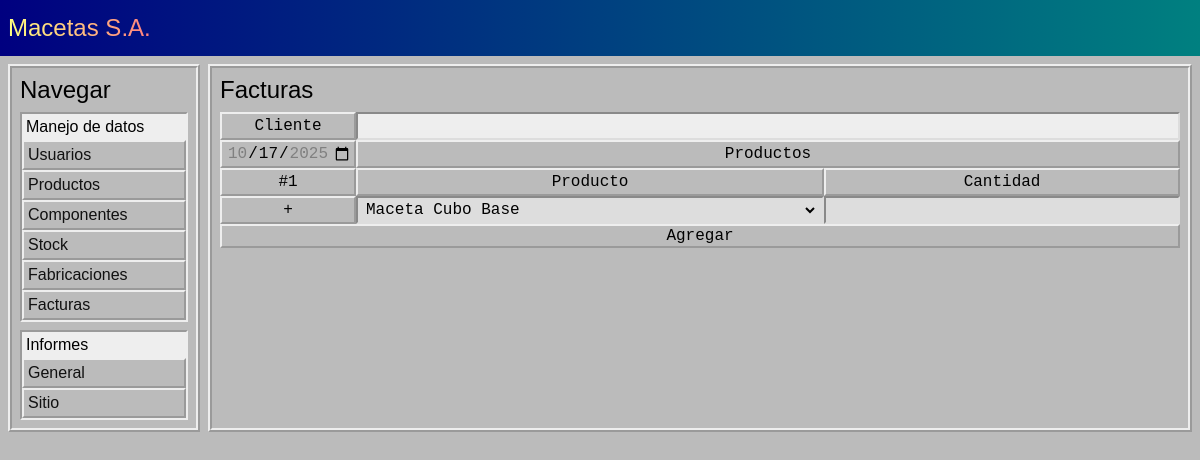
The page /facturas/ on the database as committed earlier.
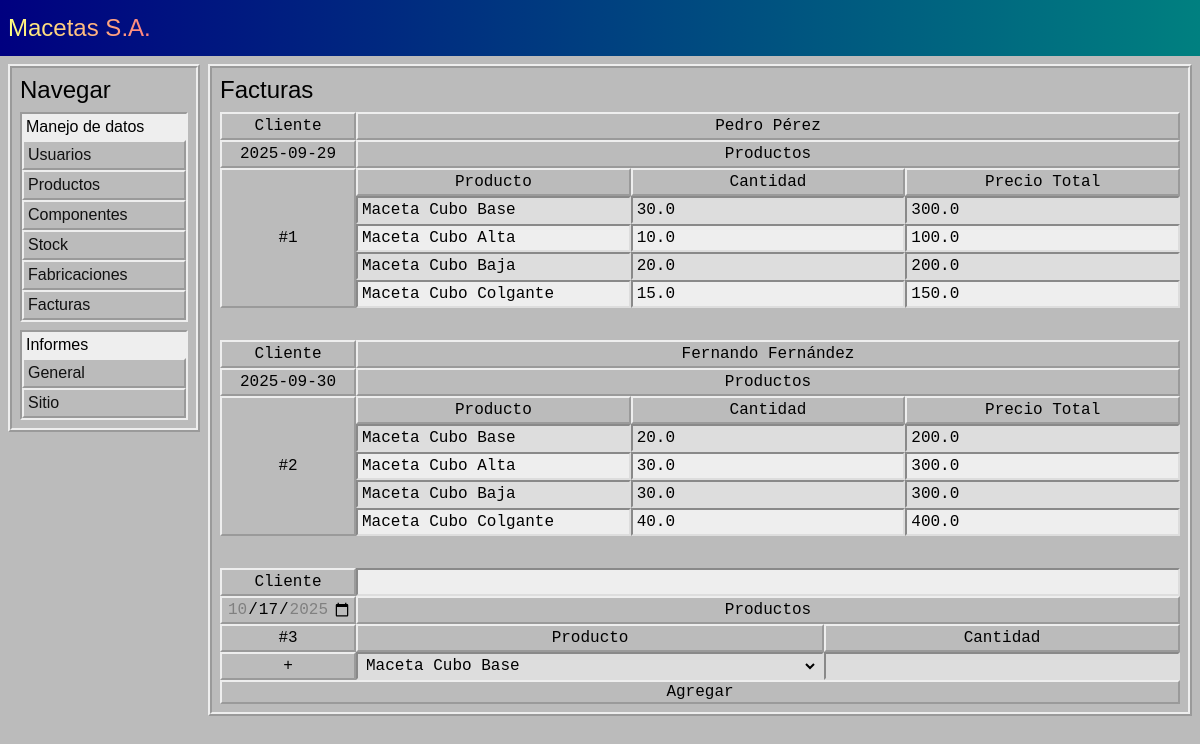
The same page on the database as committed later.
### tables this page shows
CREATE TABLE facturas_encabezado (
    id INTEGER PRIMARY KEY AUTOINCREMENT,
    fecha TEXT NOT NULL,
    cliente TEXT NOT NULL
);

### app.py (the view)
@APP.route('/facturas/', methods=['GET'])
def Template_Facturas():
    try:
        session['mensajes']
    except KeyError:
        session['mensajes'] = []
    return render_template('/facturas.html', mensajes=session['mensajes'])

### app.py (called while the page is built)
def Get_DB():
    DB = getattr(g, '_database', None)
    if DB is None:
        DB = g._database = sqlite3.connect(DATABASE)
    return DB

@APP.teardown_appcontext
def Close_DB(exception):
    DB = getattr(g, '_database', None)
    if DB is not None:
        DB.close()

### funciones.py (called while the page is built)
def FechaHoy():
    return datetime.datetime.now().strftime('%Y-%m-%d')

def FechaAnterior():
    return (datetime.datetime.now() - datetime.timedelta(days=1)).strftime('%Y-%m-%d')

def FechaSiguiente():
    return (datetime.datetime.now() + datetime.timedelta(days=1)).strftime('%Y-%m-%d')

    def getAll(self):
        self.CUR.execute('SELECT * FROM usuarios')
        query = self.CUR.fetchall()
        usuarios = {}
        for id, username, password, nombres, rol in query:
            usuario = {
                'username' : username,
                'password' : password,
                'nombres' : nombres,
                'rol' : rol
            }
            usuarios[id] = usuario
        return usuarios

    def getRoles(self):
        return ['Administrador', 'Gerente', 'Encargado', 'Operario']

    def getNext(self):
        try:
            id = self.DB.execute('SELECT seq + 1 FROM sqlite_sequence WHERE name = "usuarios"').fetchone()[0]
        except TypeError:
            return 1
        return id

    def getEnabled(self):
        self.CUR.execute('SELECT id, tipo, nombre, modelo, estilo, medidas, printf("%.2f", precio_venta) FROM productos WHERE habilitado == 1')
        query = self.CUR.fetchall()
        productos = {}
        for id, tipo, nombre, modelo, estilo, medidas, precio_venta in query:
            producto = {
                'tipo' : tipo,
                'nombre' : nombre,
                'modelo' : modelo,
                'estilo' : estilo,
                'medidas' : medidas,
                'precio_venta' : float(precio_venta)
            }
            productos[id] = producto
        return productos

    def getNext(self):
        try:
            id = self.DB.execute('SELECT seq + 1 FROM sqlite_sequence WHERE name = "productos"').fetchone()[0]
        except TypeError:
            return 1
        return id

    def getList(self):
        self.CUR.execute("SELECT id, tipo || ' ' || nombre || ' ' || modelo FROM productos WHERE habilitado = 1")
        query = self.CUR.fetchall()
        productos = {}
        for id, texto in query:
            productos[id] = texto
        return productos

### templates/facturas.html (shortened to what this page needs)
<!DOCTYPE html>
<html lang="en">
<head>
    <link rel='stylesheet' href="{{ url_for('static', filename='style.css') }}">
</head>
<body>
    {% include 'header.html' %}
    {% include 'aside.html' %}
    <main>
        <legend>Facturas</legend>
        {% if facturas %}
            {% for id, factura in facturas.items() %}
                <table class="fabricacion">
                    <tr>
                        <th>Cliente</th>
                        <th colspan="3">{{ factura['cliente'] }}</th>
                    </tr>
                    <tr>
                        <th style="width: 8rem;">{{factura['fecha']}}</th>
                        <th colspan="3">Productos</th>
                    </tr>
                    <tr>
                        <th class="id" rowspan="{{ factura['productos']|length + 2 }}">#{{ id }}</th>
                        <th>Producto</th>
                        <th>Cantidad</th>
                        <th>Precio Total</th>
                    </tr>
                    {% for id_producto, producto in factura['productos'].items() %}
                        <tr>
                            <td>
                                <input type="text" value="{{ productos_lista.get(id_producto) }}" readonly>
                            </td>
                            <td>
                                <input type="number" value="{{ producto['cantidad'] }}" readonly>
                            </td>
                            <td>
                                <input type="number" value="{{ producto['precio_total'] }}" readonly>
                            </td>
                        </tr>
                    {% endfor %}
                </table>
            {% endfor %}
        {% endif %}
        <form action="{{ url_for('Agregar_Factura') }}" method="post">
            <table class="nuevaFabricacion">
                <tr>
                    <th>Cliente</th>
                    <td colspan="2">
                        <input type="text" name="cliente" required>
                    </td>
                </tr>
                <tr>
                    <th style="width: 8rem;">
                        <input type="date" name="fecha" value="{{ fechaHoy }}" min="{{ fechaAnterior }}" max="{{ fechaSiguiente }}" required style="width: 8rem;">
                    </th>
                    <th colspan="2">Productos</th>
                </tr>
                <tr>
                    <th class="id">#{{ factura_siguiente }}</th>
                    <th>Producto</th>
                    <th>Cantidad</th>
                </tr>
                <tr class="agregarFila">
                    <th class="columnaAcciones" rowspan="1">
                        <span>
                            <input type="button" value="+" onclick="agregarFila(this)">
                        </span>
                    </th>
                    <td>
                        <select name="id_producto" required>
                            {% for id_producto, producto in productos_lista.items() %}
                                <option value="{{ id_producto }}">{{ producto }}</option>
                            {% endfor %}
                        </select>
                    </td>
                    <td>
                        <input type="number" name="cantidad" required step="1" min="0" onmousewheel="controlRueda(event, this, 1)">
                    </td>
                </tr>
                <tr class="columnaAcciones">
                    <th class="columnaAcciones" colspan="3">
                        <span>
                            <input type="submit" value="Agregar">
                        </span>
                    </th>
                </tr>
            </table>
        </form>
    </main>
</body>
</html>

### templates/header.html (shortened to what this page needs)
<header>
    <legend><a href="{{ url_for('Index') }}">Macetas S.A.</a></legend>
</header>

### templates/aside.html (shortened to what this page needs)
<aside>
    <nav>
        <legend>Navegar</legend>
        <details open>
            <summary>Manejo de datos</summary>
            <a href="{{ url_for('Template_Usuarios') }}">Usuarios</a>
            <a href="{{ url_for('Template_Productos') }}">Productos</a>
            <a href="{{ url_for('Template_Componentes') }}">Componentes</a>
            <a href="{{ url_for('Template_Stock') }}">Stock</a>
            <a href="{{ url_for('Template_Fabricaciones') }}">Fabricaciones</a>
            <a href="{{ url_for('Template_Facturas') }}">Facturas</a>
        </details>
        <details open>
            <summary>Informes</summary>
            <a href="{{ url_for('Template_Informes_General') }}">General</a>
            <a href="">Sitio</a>
        </details>
    </nav>
</aside>

### static/style.css (style rules this page uses)
* { margin: 0; padding: 0; font-family: sans-serif; }
html { --color-celeste: #008080; --color-azul: #000080; --color-negro: #111; --color-grisoscuro: #808080; --color-gris: #BBB; --color-grisclaro: #DDD; --color-blanco: #EEE; --borde-raised: 2px outset var(--color-blanco); --borde-sunken: 2px inset var(--color-blanco); --borde-sunken-inner: 2px inset var(--color-grisclaro); --borde-grooved: 4px groove var(--color-blanco); --borde-ridged: 4px ridge var(--color-blanco); --fuente-grande: 1.5rem; background-color: var(--color-gris); min-height: 100dvh; }
body { padding: 0.5rem; display: grid; grid-template-areas: 'header header' 'aside main'; grid-template-columns: 12rem 1fr; grid-template-rows: 3rem auto; row-gap: 0.5rem; column-gap: 0.5rem; }
header { grid-area: header; margin: -0.5rem -0.5rem 0 -0.5rem; background: linear-gradient(to right, var(--color-azul), var(--color-celeste)); color: var(--color-blanco); font-size: var(--fuente-grande); padding: 0.5rem; display: flex; flex-direction: row; justify-content: space-between; align-items: center; }
header a { background-image: linear-gradient(to right, var(--color-azul), var(--color-celeste)); filter: invert(100%); color: transparent; background-clip: text; }
aside { grid-area: aside; display: flex; flex-direction: column; row-gap: 0.5rem; }
nav { padding: 0.5rem; border: var(--borde-ridged); min-width: 8rem; display: flex; flex-direction: column; row-gap: 0.5rem; }
nav summary { cursor: pointer; user-select: none; padding: 0.25rem; }
nav summary::marker { content: none; }
nav details { border: var(--borde-raised); background-color: var(--color-gris); }
nav details[open] { border: var(--borde-sunken); background-color: var(--color-blanco); }
nav a { display: block; padding: 0.25rem; background-color: var(--color-gris); border: var(--borde-raised); text-decoration: none; color: var(--color-negro); }
main { grid-area: main; padding: 0.5rem; display: flex; row-gap: 0.5rem; flex-direction: column; border: var(--borde-ridged); }
legend { font-size: var(--fuente-grande); }
table { width: 100%; border-spacing: 0; }
table * { font-family: monospace; font-size: 1rem; }
table th { border: var(--borde-raised); font-weight: normal; height: 1.5rem; padding: 0 2px; }
table th.id { width: 3rem; }
table td { border: var(--borde-sunken-inner); background-color: var(--color-blanco); height: 1.5rem; padding: 0 0.25rem; }
table tr:nth-child(even) td { background-color: var(--color-grisclaro); }
table .columnaAcciones { border: unset; padding: 0; }
table .columnaAcciones span { display: flex; flex-direction: row; height: 100%; }
table input { width: 100%; outline: none; }
table input[type=text], table input[type=password], table input[type=number], table input[type=datetime], table input[type=date] { background: none; border: none; }
table input[type=date] { text-align: center; }
table input[type=button], table input[type=submit] { background: var(--color-gris); border: var(--borde-raised); }
table select { background: none; border: none; width: 100%; outline: none; }
table.fabricacion { margin-bottom: 1.5rem; }

Rows that differ between the two databases and show on the page:
added facturas_encabezado: cliente "Pedro Pérez", fecha "2025-09-29"
added facturas_encabezado: cliente "Fernando Fernández", fecha "2025-09-30"
Other text that changed with them:
{{ factura_siguiente }}: "1" → "3"
new list line: "Cliente Productos # 1 Producto Cantidad Precio Total Maceta Cubo Base 30.0 300.0 Maceta Cubo Alta 10.0 100.0 Maceta Cubo Baja 20.0 200.0 Maceta Cubo Colgante 15.0 150.0"
new list line: "Cliente Productos # 2 Producto Cantidad Precio Total Maceta Cubo Base 20.0 200.0 Maceta Cubo Alta 30.0 300.0 Maceta Cubo Baja 30.0 300.0 Maceta Cubo Colgante 40.0 400.0"
